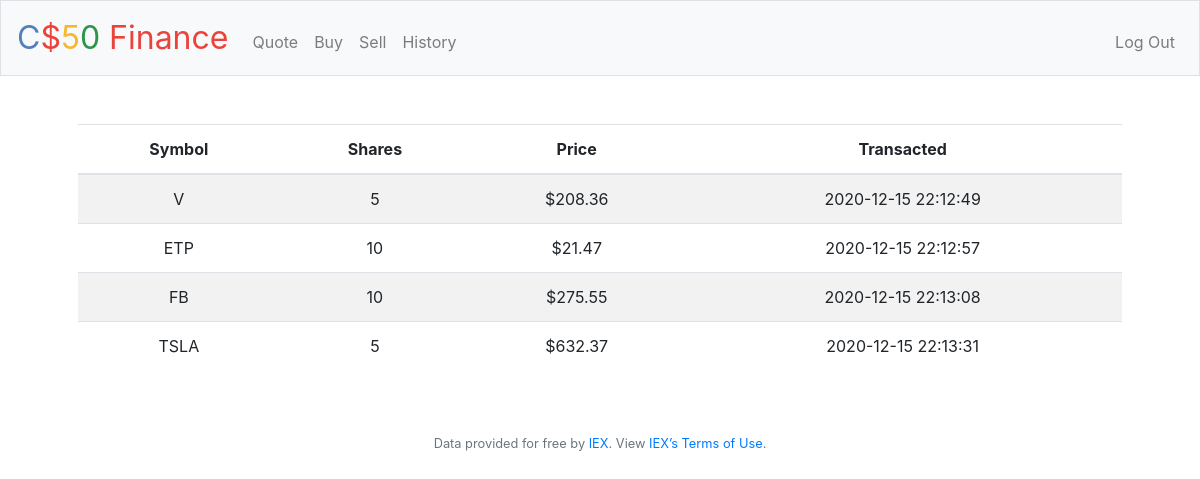
The page /history (signed in) on the database its author committed.
### tables this page shows
CREATE TABLE 'transactions' ('txnid' INTEGER PRIMARY KEY AUTOINCREMENT NOT NULL, 'userid' INTEGER NOT NULL, 'symbol' TEXT NOT NULL, 'shares' NUMERIC NOT NULL, 'price' NUMERIC NOT NULL, 'timestamp' DATETIME DEFAULT CURRENT_TIMESTAMP);

### application.py (the view)
@app.route("/history")
@login_required
def history():
    transactions = db.execute("SELECT symbol, shares, price, timestamp from transactions WHERE userid = :userid", userid=session['user_id'])
    data = []
    for i in range(len(transactions)):
        tdata = []
        tdata.append(transactions[i]['symbol'])
        tdata.append(transactions[i]['shares'])
        tdata.append(usd(transactions[i]['price']))
        tdata.append(transactions[i]['timestamp'])
        data.append(tdata)
    headings = ["Symbol", "Shares", "Price", "Transacted"]
    return render_template("history.html", headings=headings, data=data)

### application.py (called while the page is built)
@app.after_request
def after_request(response):
    response.headers["Cache-Control"] = "no-cache, no-store, must-revalidate"
    response.headers["Expires"] = 0
    response.headers["Pragma"] = "no-cache"
    return response

### helpers.py (called while the page is built)
def login_required(f):
    @wraps(f)
    def decorated_function(*args, **kwargs):
        if session.get("user_id") is None:
            return redirect("/login")
        return f(*args, **kwargs)
    return decorated_function

def usd(value):
    return f"${value:,.2f}"

### templates/history.html (shortened to what this page needs)
{% extends "layout.html" %}
{% block main %}
    <table class="table table-striped">
        <thead>
            <tr>
                {% for header in headings %}
                <th>{{ header }}</th>
                {% endfor %}
            </tr>
        </thead>
        <tbody>
            {% for row in data %}
            <tr>
                {% for cell in row %}
                <td>
                {{ cell }}
                </td>
                {% endfor %}
            </tr>
            {% endfor %}
        </tbody>
    </table>
{% endblock %}

### templates/layout.html (shortened to what this page needs)
                <!DOCTYPE html>
<html lang="en">
    <head>
        <link href="https://maxcdn.bootstrapcdn.com/bootstrap/4.1.3/css/bootstrap.min.css" rel="stylesheet">
        <link href="/static/styles.css" rel="stylesheet">
    </head>
    <body>
        <nav class="navbar navbar-expand-md navbar-light bg-light border">
            <a class="navbar-brand" href="/"><span class="blue">C</span><span class="red">$</span><span class="yellow">5</span><span class="green">0</span> <span class="red">Finance</span></a>
            <div class="collapse navbar-collapse" id="navbar">
                {% if session.user_id %}
                    <ul class="navbar-nav mr-auto mt-2">
                        <li class="nav-item"><a class="nav-link" href="/quote">Quote</a></li>
                        <li class="nav-item"><a class="nav-link" href="/buy">Buy</a></li>
                        <li class="nav-item"><a class="nav-link" href="/sell">Sell</a></li>
                        <li class="nav-item"><a class="nav-link" href="/history">History</a></li>
                    </ul>
                    <ul class="navbar-nav ml-auto mt-2">
                        <li class="nav-item"><a class="nav-link" href="/logout">Log Out</a></li>
                    </ul>
                {% else %}
                    <ul class="navbar-nav ml-auto mt-2">
                        <li class="nav-item"><a class="nav-link" href="/register">Register</a></li>
                        <li class="nav-item"><a class="nav-link" href="/login">Log In</a></li>
                    </ul>
                {% endif %}
            </div>
        </nav>
        <main class="container p-5">
            {% block main %}{% endblock %}
        </main>
        <footer class="small text-center text-muted">
            Data provided for free by <a href="https://iextrading.com/developer">IEX</a>. View <a href="https://iextrading.com/api-exhibit-a/">IEX’s Terms of Use</a>.
        </footer>
    </body>
</html>

### static/styles.css (style rules this page uses)
nav .navbar-brand { font-size: xx-large; }
nav .navbar-brand .blue { color: #537fbe; }
nav .navbar-brand .red { color: #ea433b; }
nav .navbar-brand .yellow { color: #f5b82e; }
nav .navbar-brand .green { color: #2e944b; }
main { overflow-x: auto; text-align: center; }

### rows shown on the page
transactions: row "V" "5" "$208.36", timestamp "2020-12-15 22:12:49"
transactions: symbol "ETP", row "10" "$21.47", timestamp "2020-12-15 22:12:57"
transactions: symbol "FB", row "10" "$275.55", timestamp "2020-12-15 22:13:08"
transactions: symbol "TSLA", row "5" "$632.37", timestamp "2020-12-15 22:13:31"

### other values the page prints
{{ header }} "Symbol" "Shares" "Price" "Transacted"
